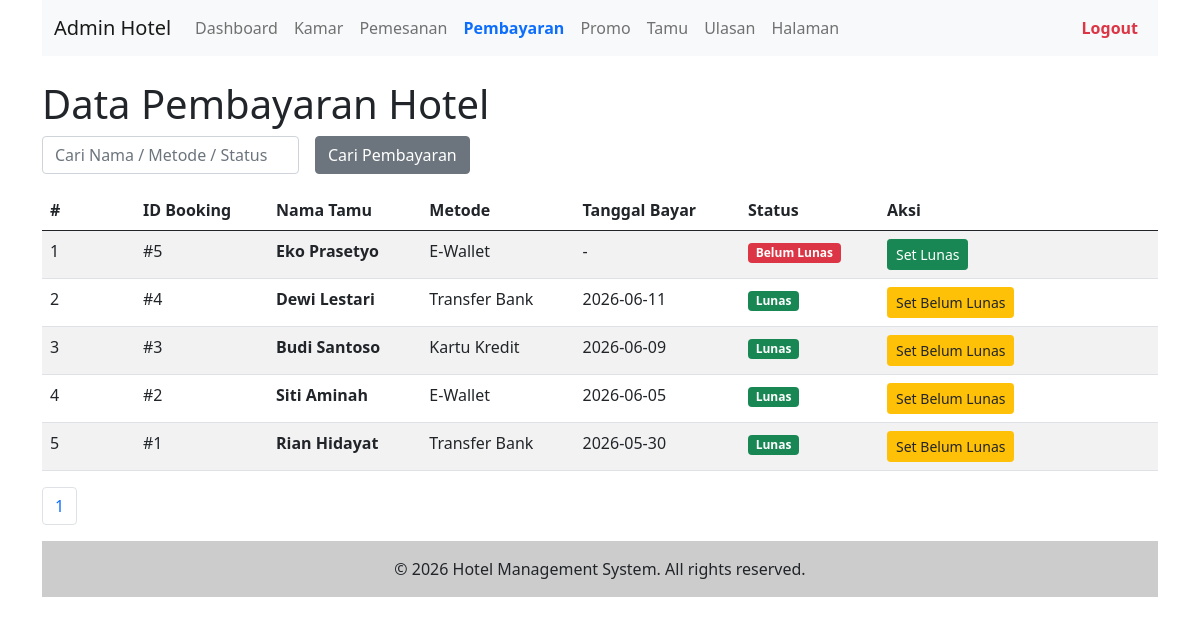
/admin/pembayaran.php (signed in), run on the app's committed database.
### tables this page shows
CREATE TABLE pembayaran (
    id_bayar INT AUTO_INCREMENT PRIMARY KEY,
    id_booking INT NOT NULL,
    metode VARCHAR(50) NOT NULL,
    status_bayar VARCHAR(30) NOT NULL DEFAULT 'Belum Bayar',
    tanggal_bayar DATE,
    FOREIGN KEY (id_booking) REFERENCES booking(id_booking) ON DELETE CASCADE
);

CREATE TABLE user (
    id_user INT AUTO_INCREMENT PRIMARY KEY,
    nama VARCHAR(100) NOT NULL,
    email VARCHAR(100) NOT NULL UNIQUE,
    password VARCHAR(100) NOT NULL,
    token_ganti_password VARCHAR(255) NULL,  
    no_hp VARCHAR(15)
);

### admin/pembayaran.php (the view, shortened to what this page needs)
<?php include("inc_header.php") ?>
<?php
$katakunci = (isset($_GET['katakunci'])) ? $_GET['katakunci'] : "";
?>
<h1>Data Pembayaran Hotel</h1>
<form class="row g-3" method="get">
    <div class="col-auto">
        <input type="text" class="form-control" placeholder="Cari Nama / Metode / Status" name="katakunci" value="<?php echo $katakunci ?>" />
    </div>
    <div class="col-auto">
        <input type="submit" name="cari" value="Cari Pembayaran" class="btn btn-secondary" />
    </div>
</form>
<table class="table table-striped mt-3">
    <thead>
        <tr>
            <th class="col-1">#</th>
            <th>ID Booking</th>
            <th>Nama Tamu</th>
            <th>Metode</th>
            <th>Tanggal Bayar</th>
            <th>Status</th>
            <th class="col-3">Aksi</th>
        </tr>
    </thead>
    <tbody>
        <?php
        $sqltambahan = "";
        $per_halaman = 10;
        $sql1   = "select pembayaran.*, user.nama
                   from pembayaran
                   left join booking on pembayaran.id_booking = booking.id_booking
                   left join user on booking.id_user = user.id_user
                   $sqltambahan";
        $page   = isset($_GET['page'])?(int)$_GET['page']:1;
        $mulai  = ($page > 1) ? ($page * $per_halaman) - $per_halaman : 0;
        $q1     = mysqli_query($koneksi,$sql1);
        $total  = mysqli_num_rows($q1);
        $pages  = ceil($total / $per_halaman);
        $nomor  = $mulai + 1;
        $sql1   = $sql1." order by pembayaran.id_bayar desc limit $mulai,$per_halaman";
        $q1     = mysqli_query($koneksi, $sql1);
        while ($r1 = mysqli_fetch_array($q1)) {
        ?>
            <tr>
                <td><?php echo $nomor++ ?></td>
                <td>#<?php echo $r1['id_booking'] ?></td>
                <td><b><?php echo $r1['nama'] ?? 'Tamu Tidak Diketahui' ?></b></td>
                <td><?php echo $r1['metode'] ?></td>
                <td><?php echo $r1['tanggal_bayar'] ?? '-' ?></td>
                <td>
                    <?php
                    if($r1['status_bayar'] == 'Lunas'){
                        echo '<span class="badge bg-success">Lunas</span>';
                    } else {
                        echo '<span class="badge bg-danger">Belum Lunas</span>';
                    }
                    ?>
                </td>
                <td>
                    <?php if($r1['status_bayar'] == 'Belum Lunas'){ ?>
                        <a href="pembayaran.php?op=setlunas&id=<?php echo $r1['id_bayar'] ?>" class="btn btn-sm btn-success" onclick="return confirm('Konfirmasi pembayaran ini sudah lunas?')">
                            Set Lunas
                        </a>
                    <?php } else { ?>
                        <a href="pembayaran.php?op=setbelum&id=<?php echo $r1['id_bayar'] ?>" class="btn btn-sm btn-warning text-dark" onclick="return confirm('Batalkan status lunas pembayaran ini?')">
                            Set Belum Lunas
                        </a>
                    <?php } ?>
                </td>
            </tr>
        <?php
        }
        ?>
    </tbody>
</table>
<nav aria-label="Page navigation example">
    <ul class="pagination">
        <?php
        $cari = isset($_GET['cari'])? $_GET['cari'] : "";
        for($i=1; $i <= $pages; $i++){
        ?>
            <li class="page-item">
                <a class="page-link" href="pembayaran.php?katakunci=<?php echo $katakunci?>&cari=<?php echo $cari?>&page=<?php echo $i ?>"><?php echo $i ?></a>
            </li>
        <?php
        }
        ?>
    </ul>
</nav>
<?php include("inc_footer.php") ?>

### data on the page
pembayaran: id_booking "5", user.nama "Eko Prasetyo", metode "E-Wallet", tanggal_bayar "-", status_bayar "Belum Lunas"
pembayaran: id_booking "4", user.nama "Dewi Lestari", metode "Transfer Bank", tanggal_bayar "2026-06-11", status_bayar "Lunas"
pembayaran: id_booking "3", user.nama "Budi Santoso", metode "Kartu Kredit", tanggal_bayar "2026-06-09", status_bayar "Lunas"
pembayaran: id_booking "2", user.nama "Siti Aminah", metode "E-Wallet", tanggal_bayar "2026-06-05", status_bayar "Lunas"
pembayaran: id_booking "1", user.nama "Rian Hidayat", metode "Transfer Bank", tanggal_bayar "2026-05-30", status_bayar "Lunas"
